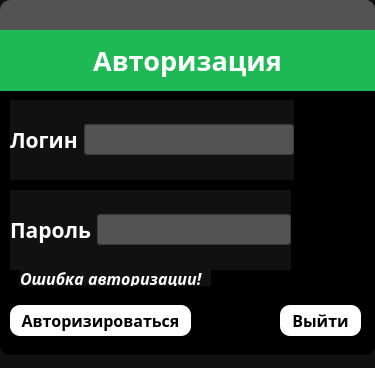
<?xml version="1.0" encoding="UTF-8"?>
<ui version="4.0">
 <class>AuthWindow</class>
 <widget class="QDialog" name="AuthWindow">
  <property name="enabled">
   <bool>true</bool>
  </property>
  <property name="geometry">
   <rect>
    <x>0</x>
    <y>0</y>
    <width>375</width>
    <height>368</height>
   </rect>
  </property>
  <property name="minimumSize">
   <size>
    <width>375</width>
    <height>368</height>
   </size>
  </property>
  <property name="maximumSize">
   <size>
    <width>375</width>
    <height>368</height>
   </size>
  </property>
  <property name="font">
   <font>
    <family>Roboto</family>
   </font>
  </property>
  <property name="windowTitle">
   <string>Voice journal</string>
  </property>
  <property name="windowIcon">
   <iconset>
    <normaloff>:/icon/ProgrammIcon.ico</normaloff>:/icon/ProgrammIcon.ico</iconset>
  </property>
  <property name="styleSheet">
   <string notr="true">background-color: rgb(17, 17, 17);</string>
  </property>
  <property name="sizeGripEnabled">
   <bool>false</bool>
  </property>
  <widget class="QPushButton" name="auth_button">
   <property name="geometry">
    <rect>
     <x>10</x>
     <y>305</y>
     <width>181</width>
     <height>31</height>
    </rect>
   </property>
   <property name="font">
    <font>
     <family>Gotham Black</family>
     <pointsize>12</pointsize>
     <weight>75</weight>
     <bold>true</bold>
    </font>
   </property>
   <property name="focusPolicy">
    <enum>Qt::NoFocus</enum>
   </property>
   <property name="styleSheet">
    <string notr="true">QPushButton::hover{
background-color: rgb(194, 194, 194);
}
QPushButton{
background-color: rgb(83, 83, 83);
color: rgb(0, 0, 0);
border-radius: 10px;
background-color: rgb(255, 255, 255);
}

</string>
   </property>
   <property name="text">
    <string>Авторизироваться</string>
   </property>
  </widget>
  <widget class="QPushButton" name="exit_button">
   <property name="geometry">
    <rect>
     <x>280</x>
     <y>305</y>
     <width>81</width>
     <height>31</height>
    </rect>
   </property>
   <property name="font">
    <font>
     <family>Gotham Black</family>
     <pointsize>12</pointsize>
     <weight>75</weight>
     <bold>true</bold>
    </font>
   </property>
   <property name="focusPolicy">
    <enum>Qt::NoFocus</enum>
   </property>
   <property name="styleSheet">
    <string notr="true">QPushButton::hover{
background-color: rgb(194, 194, 194);
}
QPushButton{
background-color: rgb(83, 83, 83);
color: rgb(0, 0, 0);
border-radius: 10px;
background-color: rgb(255, 255, 255);
}

</string>
   </property>
   <property name="text">
    <string>Выйти</string>
   </property>
  </widget>
  <widget class="QLabel" name="authorization_label">
   <property name="geometry">
    <rect>
     <x>0</x>
     <y>30</y>
     <width>375</width>
     <height>61</height>
    </rect>
   </property>
   <property name="font">
    <font>
     <family>Gotham Black</family>
     <pointsize>20</pointsize>
     <weight>75</weight>
     <bold>true</bold>
    </font>
   </property>
   <property name="styleSheet">
    <string notr="true">background-color: rgb(30, 185, 85);
color: rgb(255, 255, 255);</string>
   </property>
   <property name="text">
    <string>Авторизация</string>
   </property>
   <property name="alignment">
    <set>Qt::AlignCenter</set>
   </property>
  </widget>
  <widget class="QWidget" name="horizontalLayoutWidget">
   <property name="geometry">
    <rect>
     <x>10</x>
     <y>100</y>
     <width>284</width>
     <height>80</height>
    </rect>
   </property>
   <layout class="QHBoxLayout" name="login_layout">
    <item>
     <widget class="QLabel" name="login_label">
      <property name="font">
       <font>
        <family>Gotham Black</family>
        <pointsize>16</pointsize>
        <weight>75</weight>
        <italic>false</italic>
        <bold>true</bold>
       </font>
      </property>
      <property name="styleSheet">
       <string notr="true">color: rgb(255, 255, 255);</string>
      </property>
      <property name="text">
       <string>Логин</string>
      </property>
     </widget>
    </item>
    <item>
     <widget class="QLineEdit" name="login_lineEdit">
      <property name="font">
       <font>
        <family>Gotham Medium</family>
        <pointsize>12</pointsize>
        <weight>50</weight>
        <bold>false</bold>
       </font>
      </property>
      <property name="styleSheet">
       <string notr="true">QLineEdit::hover{
background-color: rgb(54, 54, 54);
}
QLineEdit{
color: rgb(255, 255, 255);
background-color: rgb(83, 83, 83);
}</string>
      </property>
      <property name="text">
       <string/>
      </property>
      <property name="frame">
       <bool>true</bool>
      </property>
     </widget>
    </item>
   </layout>
  </widget>
  <widget class="QWidget" name="horizontalLayoutWidget_2">
   <property name="geometry">
    <rect>
     <x>10</x>
     <y>190</y>
     <width>281</width>
     <height>80</height>
    </rect>
   </property>
   <layout class="QHBoxLayout" name="password_layout">
    <item>
     <widget class="QLabel" name="password_label">
      <property name="font">
       <font>
        <family>Gotham Black</family>
        <pointsize>16</pointsize>
        <weight>75</weight>
        <bold>true</bold>
       </font>
      </property>
      <property name="styleSheet">
       <string notr="true">color: rgb(255, 255, 255);</string>
      </property>
      <property name="text">
       <string>Пароль</string>
      </property>
     </widget>
    </item>
    <item>
     <widget class="QLineEdit" name="password_lineEdit">
      <property name="font">
       <font>
        <family>Gotham Medium</family>
        <pointsize>12</pointsize>
        <weight>50</weight>
        <bold>false</bold>
       </font>
      </property>
      <property name="styleSheet">
       <string notr="true">QLineEdit::hover{
background-color: rgb(54, 54, 54);
}
QLineEdit{
color: rgb(255, 255, 255);
background-color: rgb(83, 83, 83);
}</string>
      </property>
      <property name="inputMethodHints">
       <set>Qt::ImhHiddenText|Qt::ImhNoAutoUppercase|Qt::ImhNoPredictiveText|Qt::ImhSensitiveData</set>
      </property>
      <property name="text">
       <string/>
      </property>
      <property name="echoMode">
       <enum>QLineEdit::Password</enum>
      </property>
     </widget>
    </item>
   </layout>
  </widget>
  <widget class="QLabel" name="error_label">
   <property name="enabled">
    <bool>true</bool>
   </property>
   <property name="geometry">
    <rect>
     <x>20</x>
     <y>270</y>
     <width>191</width>
     <height>16</height>
    </rect>
   </property>
   <property name="font">
    <font>
     <family>Gotham Black</family>
     <pointsize>12</pointsize>
     <weight>75</weight>
     <italic>true</italic>
     <bold>true</bold>
    </font>
   </property>
   <property name="styleSheet">
    <string notr="true">color: rgb(255, 255, 255);</string>
   </property>
   <property name="text">
    <string>Ошибка авторизации!</string>
   </property>
  </widget>
  <widget class="QWidget" name="title_bar" native="true">
   <property name="geometry">
    <rect>
     <x>0</x>
     <y>0</y>
     <width>375</width>
     <height>31</height>
    </rect>
   </property>
   <property name="mouseTracking">
    <bool>true</bool>
   </property>
   <property name="tabletTracking">
    <bool>true</bool>
   </property>
   <property name="acceptDrops">
    <bool>false</bool>
   </property>
   <property name="autoFillBackground">
    <bool>false</bool>
   </property>
   <property name="styleSheet">
    <string notr="true">background-color: rgb(83, 83, 83);
border-top-left-radius: 10px;
border-top-right-radius: 10px;</string>
   </property>
   <widget class="QPushButton" name="close_button">
    <property name="geometry">
     <rect>
      <x>1890</x>
      <y>10</y>
      <width>31</width>
      <height>20</height>
     </rect>
    </property>
    <property name="focusPolicy">
     <enum>Qt::NoFocus</enum>
    </property>
    <property name="styleSheet">
     <string notr="true">border-radius: 2px;
</string>
    </property>
    <property name="text">
     <string/>
    </property>
    <property name="icon">
     <iconset>
      <normaloff>:/window/icons/close_icon.png</normaloff>:/window/icons/close_icon.png</iconset>
    </property>
    <property name="iconSize">
     <size>
      <width>13</width>
      <height>13</height>
     </size>
    </property>
   </widget>
   <widget class="QPushButton" name="hide_button">
    <property name="geometry">
     <rect>
      <x>1860</x>
      <y>10</y>
      <width>31</width>
      <height>20</height>
     </rect>
    </property>
    <property name="focusPolicy">
     <enum>Qt::NoFocus</enum>
    </property>
    <property name="styleSheet">
     <string notr="true">border-radius: 2px;
</string>
    </property>
    <property name="text">
     <string/>
    </property>
    <property name="icon">
     <iconset>
      <normaloff>:/window/icons/hide_icon.png</normaloff>:/window/icons/hide_icon.png</iconset>
    </property>
    <property name="iconSize">
     <size>
      <width>25</width>
      <height>25</height>
     </size>
    </property>
   </widget>
   <widget class="QPushButton" name="close_button_2">
    <property name="geometry">
     <rect>
      <x>344</x>
      <y>0</y>
      <width>31</width>
      <height>31</height>
     </rect>
    </property>
    <property name="focusPolicy">
     <enum>Qt::NoFocus</enum>
    </property>
    <property name="styleSheet">
     <string notr="true">QPushButton::hover{
background-color: rgb(255, 0, 0);
}
QPushButton{
background-color: rgb(83, 83, 83);
border-radius: 0px;
border-top-right-radius: 10px;
}
</string>
    </property>
    <property name="text">
     <string/>
    </property>
    <property name="icon">
     <iconset>
      <normaloff>:/window/icons/close_icon.png</normaloff>:/window/icons/close_icon.png</iconset>
    </property>
    <property name="iconSize">
     <size>
      <width>13</width>
      <height>13</height>
     </size>
    </property>
   </widget>
   <widget class="QPushButton" name="hide_button_2">
    <property name="geometry">
     <rect>
      <x>300</x>
      <y>0</y>
      <width>41</width>
      <height>31</height>
     </rect>
    </property>
    <property name="focusPolicy">
     <enum>Qt::NoFocus</enum>
    </property>
    <property name="styleSheet">
     <string notr="true">QPushButton::hover{
background-color: rgb(121, 121, 121);
}
QPushButton{
background-color: rgb(83, 83, 83);
border-radius: 0px;
}

</string>
    </property>
    <property name="text">
     <string/>
    </property>
    <property name="icon">
     <iconset>
      <normaloff>:/window/icons/hide_icon.png</normaloff>:/window/icons/hide_icon.png</iconset>
    </property>
    <property name="iconSize">
     <size>
      <width>25</width>
      <height>25</height>
     </size>
    </property>
   </widget>
  </widget>
  <widget class="QWidget" name="background" native="true">
   <property name="geometry">
    <rect>
     <x>0</x>
     <y>90</y>
     <width>375</width>
     <height>265</height>
    </rect>
   </property>
   <property name="styleSheet">
    <string notr="true">QWidget{
background-color: rgb(0, 0, 0);
border-bottom-left-radius: 10px;
border-bottom-right-radius: 10px;
}</string>
   </property>
  </widget>
  <zorder>background</zorder>
  <zorder>auth_button</zorder>
  <zorder>exit_button</zorder>
  <zorder>horizontalLayoutWidget</zorder>
  <zorder>horizontalLayoutWidget_2</zorder>
  <zorder>error_label</zorder>
  <zorder>title_bar</zorder>
  <zorder>authorization_label</zorder>
 </widget>
 <resources>
  <include location="resources.qrc"/>
 </resources>
 <connections/>
</ui>
